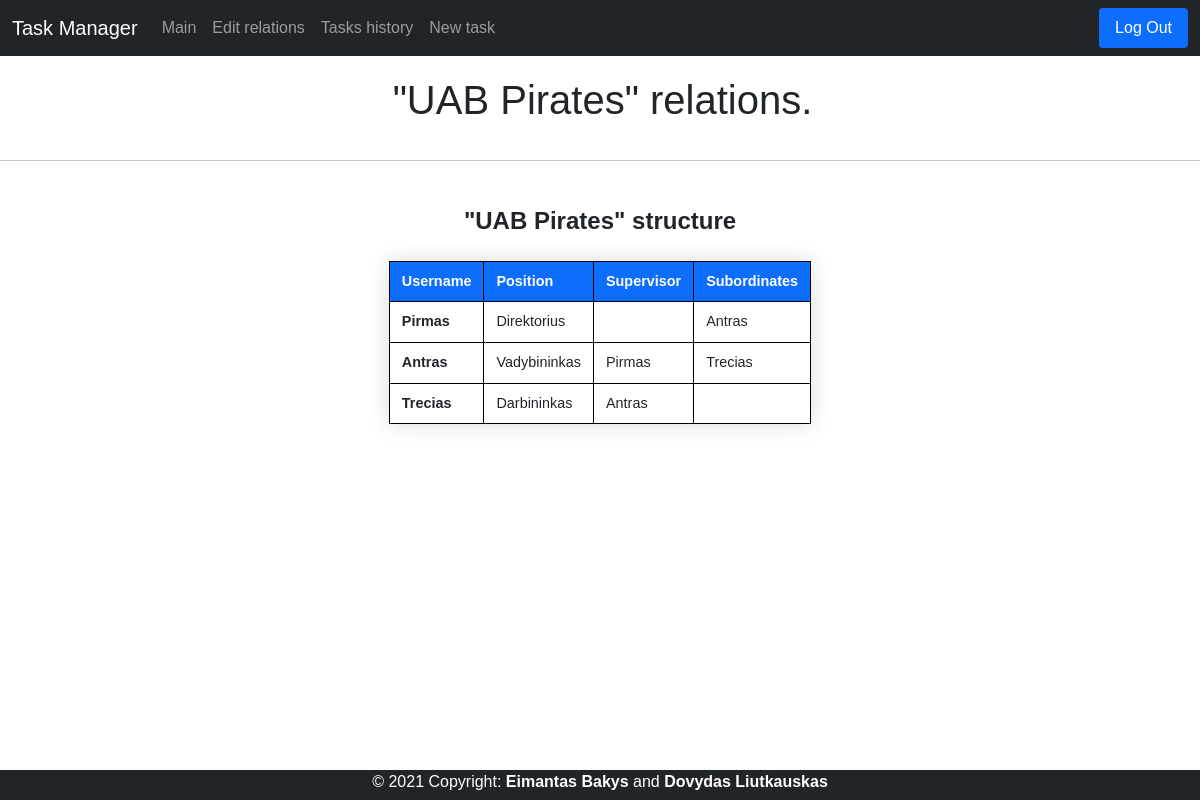
The app's page /relations (signed in) with its own data.
### tables this page shows
CREATE TABLE users(user_id INTEGER PRIMARY KEY, name TEXT NOT NULL UNIQUE, hash TEXT NOT NULL, position TEXT, company TEXT, administrator INTEGER);

### application.py (the view, shortened to what this page needs)
@app.route("/relations", methods=["GET", "POST"])
def relations():
    if request.method == "GET":
        connection = sqlite3.connect('data.db')
        db = connection.cursor()
        db.execute(
            "SELECT * FROM users WHERE user_id = ?", (session["user_id"],))
        user_row = db.fetchone()
        db.execute("SELECT * FROM users WHERE company = ?", (user_row[4],))
        rows = db.fetchall()
        db.execute("SELECT * FROM relations")
        relations = db.fetchall()
        db.execute(
            "SELECT users.user_id, users.name, users.position, users.company, relations.supervisors_id, relations.subordinates_id FROM users INNER JOIN relations ON users.user_id = relations.user_id")
        joined_rows = db.fetchall()
        return render_template("relations.html", rows=rows, relations=relations, joined_rows=joined_rows, user=user_row)

### templates/relations.html (shortened to what this page needs)
{% extends "layout.html" %}
{% block main %}
<h1 class="pageTitle">"{{ rows[0][4] }}" relations.</h1>
<hr>
<div class="container-1">
    <center>
        <h4 style="margin-top: 30px;"><b>"{{ rows[0][4] }}" structure</b></h4>
        <table class="styled-table">
            <thead>
            <tr>
                <th class="borderr">Username</th>
                <th class="borderr">Position</th>
                <th class="borderr">Supervisor</th>
                <th class="borderr">Subordinates</th>
            </tr>
            </thead>
            {% if joined_rows is not none %}
            {% for row2 in rows %}
            <tbody>
            <tr class="borderr">
                <th class="borderr">
                    {{ row2[1] }}
                </th>
                <td class="borderr">
                    {{ row2[3] }}
                </td>
                <td class="borderr">
                    {% for joined_row in joined_rows %}
                    {% if row2[0] == joined_row[0] %}
                    {% for row3 in rows %}
                    {% if joined_row[4] == row3[0] %}
                    {{ row3[1] }}
                    {% endif %}
                    {% endfor %}
                    {% endif %}
                    {% endfor %}
                </td>
                <td class="borderr">
                    {% for joined_row in joined_rows %}
                    {% if row2[0] == joined_row[0] %}
                    {% for row3 in rows %}
                    {% if joined_row[5] == row3[0] %}
                    {{ row3[1] }}
                    {% endif %}
                    {% endfor %}
                    {% endif %}
                    {% endfor %}
                </td>
            </tr>
            </tbody>
            {% endfor %}
            {% endif %}
        </table>
    </center>
</div>
{% endblock %}

### static/styles.css (style rules this page uses)
.pageTitle { padding: 20px; text-align: center; margin-left: 5px; }
.container-1 { display: flex; justify-content: center; }
.borderr { border: 1px solid black; }
body { font-family: Verdana, Geneva, Tahoma, sans-serif }
.styled-table { border-collapse: collapse; margin: 25px 0; font-size: 0.9em; font-family: sans-serif; min-width: 400px; box-shadow: 0 0 20px rgba(0, 0, 0, 0.15); margin-bottom: 50px; }
.styled-table thead tr { background-color: #0D6EFD; color: #ffffff; text-align: left; }
.styled-table th, .styled-table td { padding: 9px 12px; }

### records on screen
users: company "UAB Pirates", name "Pirmas", position "Direktorius"
users: name "Antras", position "Vadybininkas"
users: name "Trecias", position "Darbininkas"
